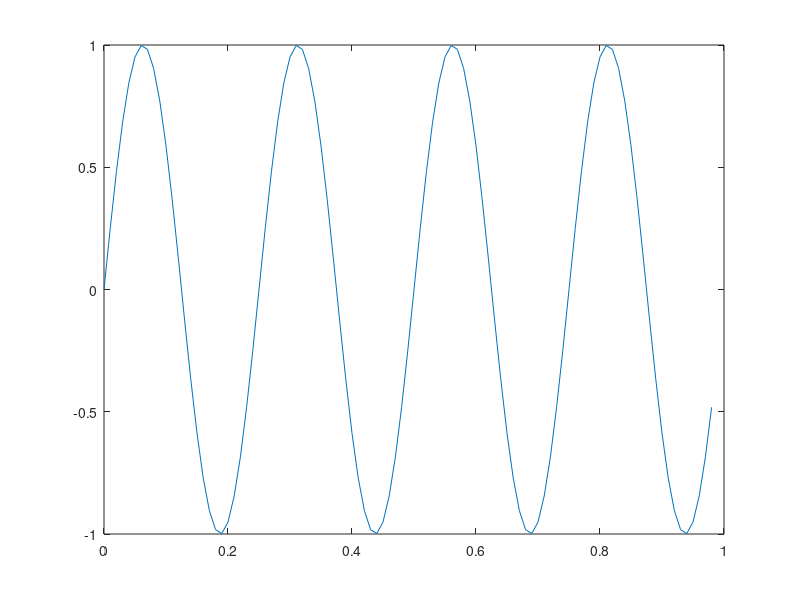

Recreate this plot in MATLAB.
t = [0:0.01:0.98]; # We created matrix named t and this matrix starts from 0 finihes in 0.98 and we increases as 0.01.

y1 = sin(2*pi*4*t); # We created matrix named y1 and assigns y1 values dependent to t.

plot(t,y1); # We drew graphic as t and y1.


